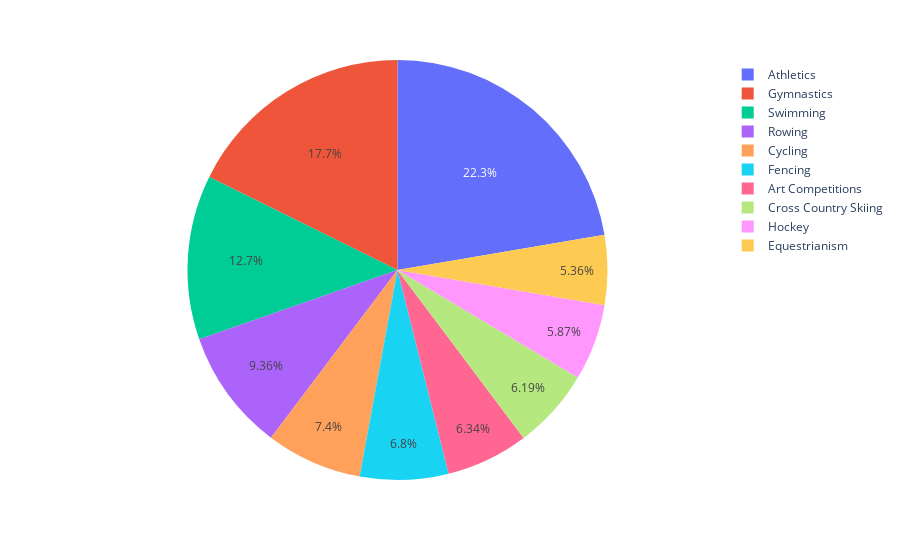

The cell this chart's notebook holds for it:
### Code cell
df_ger=df[df["NOC"]=="GER"]
df_ger_medals=df_ger[df_ger["Medal"].isin(["Gold", "Silver", "Bronze"])]

top10_deltag=df_ger["Sport"].value_counts().head(10)
top10_medalj=df_ger_medals["Sport"].value_counts().head(10)

ger_deltagare=top10_deltag.to_frame(name="Deltagare")
ger_medaljer=top10_medalj.to_frame(name="Medaljer")

ger_top10=pd.concat([ger_deltagare, ger_medaljer])

px.pie(ger_top10, values="Deltagare", names=ger_top10.index)

### Figure 1 — Plotly figure (JSON) as saved in the notebook; plotly's stock layout.template omitted (floating-point values rounded to 4 significant figures)
{"data": [{"domain": {"x": [0, 1], "y": [0, 1]}, "hovertemplate": "Sport=%{label}<br>Deltagare=%{value}<extra></extra>", "labels": ["Athletics", "Gymnastics", "Swimming", "Rowing", "Cycling", "Fencing", "Art Competitions", "Cross Country Skiing", "Hockey", "Equestrianism", "Rowing", "Hockey", "Canoeing", "Swimming", "Athletics", "Equestrianism", "Football", "Cycling", "Biathlon", "Gymnastics"], "legendgroup": "", "name": "", "showlegend": true, "type": "pie", "values": [1254, 994, 711, 526, 416, 382, 356, 348, 330, 301, null, null, null, null, null, null, null, null, null, null]}], "layout": {"legend": {"tracegroupgap": 0}, "margin": {"t": 60}}}
